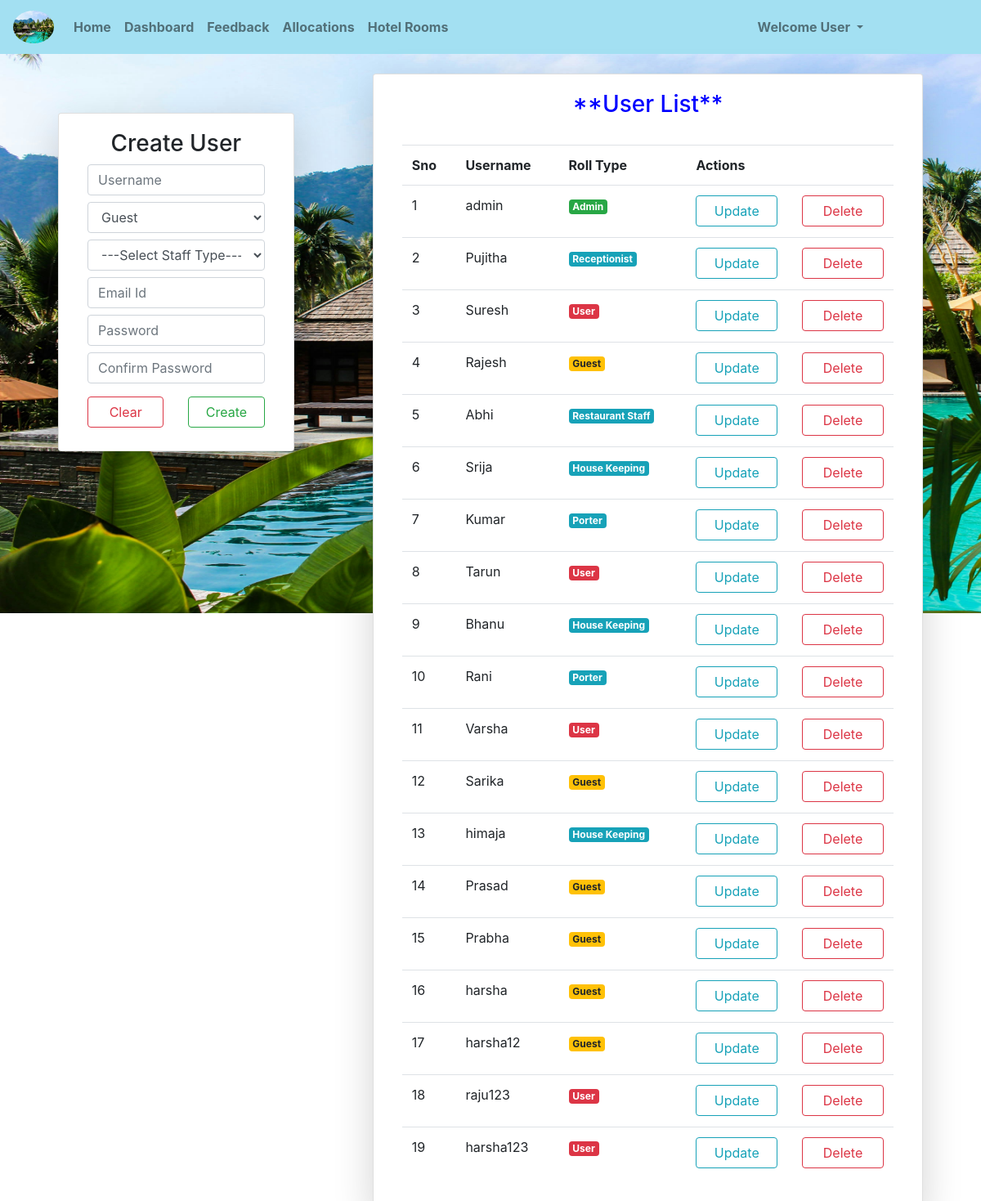
/userlist/ (signed in), run on the app's committed database.
### hmsapp/models.py (models this page shows)
class User(AbstractUser):
    gn=[
        ('0','---Select Gender---'),
        ('1','Female'),
        ('2','Male')
    ]
    ro1=[
        ('Guest','Guest'),
        ('User','User'),
        ('Staff','Staff'),
    ]
    ro2=[
        ('0','---Select Staff Type---'),
        ('Receptionist','Receptionist'),
        ('House Keeping','House Keeping'),
        ('Porter','Porter'),
        ('Restaurant Staff','Restaurant Staff'),
        ('User','User')
    ]
    cid=models.CharField(max_length=10,default="")
    gndr=models.CharField(choices=gn,default='0',max_length=10)
    role1=models.CharField(choices=ro1,default='Guest',max_length=10)
    role2=models.CharField(choices=ro2,default='0',max_length=20)
    mbl=models.CharField(max_length=10,default="")
    adrs=models.CharField(max_length=200,default="")
    pfimag=models.ImageField(upload_to='Profiles/',default='prof.png')
    dob=models.DateField(null=True,blank=True)
    pfupd=models.BooleanField(default=False)

### hmsapp/views.py (the view, shortened to what this page needs)
# urls.py: path('userlist/',userlist,name="usrl"),
def userlist(request):
    c=User.objects.all()
    n,m={},{}
    txt=""
    for j in n.values():
        for v in j.items():
            m[v[0]]=v[1]
    s=AdUserForm()
    print(txt)
    return render(request,'html/userlist.html',{'w':s,'p':m.items(),'k':c})

### hmsapp/forms.py
class AdUserForm(UserCreationForm):
    password1=forms.CharField(widget=forms.PasswordInput(attrs={"class":"form-control my-2","placeholder":"Password"}))
    password2=forms.CharField(widget=forms.PasswordInput(attrs={"class":"form-control my-2","placeholder":"Confirm Password"}))
    class Meta:
        model=User
        fields=["username","role1","role2","email"]
        widgets={
            "username":forms.TextInput(attrs={"class":"form-control my-2","placeholder":"Username"}),
            "role1":forms.Select(attrs={"class":"form-control mt-2"}),
            "role2":forms.Select(attrs={"class":"form-control my-2"}),
            "email":forms.EmailInput(attrs={"class":"form-control my-2","placeholder":"Email Id"}),
        }

### templates/html/userlist.html (shortened to what this page needs)
{% extends 'html/base.html' %}
{% block content %}
<div class="container-fluid mt-4">
    <div class="row m-2">
        {% if request.user.pfupd == 1 or request.user.is_superuser %}
        <div class="col-md-3 mx-auto card shadow-lg h-100 mt-5">
            <div class="card-body">
                <h3 style="text-align: center;">Create User</h3>
                <form method="POST">
                    {% for i in w %}
                        {{i}}
                    {% endfor %}
                    <div class="row">
                        <div class="col">
                            <input type="reset" value="Clear" class="form-control btn btn-outline-danger my-2">
                        </div>
                        <div class="col">
                            <input type="submit" value="Create" class="form-control btn btn-outline-success my-2">
                        </div>
                    </div>
                </form>
            </div>
        </div>
        <div class="col-md-7 mx-auto card shadow-lg h-100">
            <div class="card-body">
                <h3 style="text-align: center;color: blue;">**User List**</h3><br>
                <table class="table">
                    <tr>
                        <th>Sno</th>
                        <th>Username</th>
                        <th>Roll Type</th>
                        {% if request.user.role2 != 'Receptionist' %}
                        <th>Actions</th>
                        {% endif %}
                    </tr>
                    {% for j in k %}
                    <tr>
                        <td>{{forloop.counter}}</td>
                        <td>{{j.username}}</td>
                        <td>
                            {% if j.is_superuser %}
                                <p class="badge badge-success">Admin</p>
                            {% elif j.role1 == 'User' %}
                                <p class="badge badge-danger">User</p>
                            {% elif j.role1 == 'Staff' %}
                                <p class="badge badge-info">{{j.role2}}</p>
                            {% elif j.role1 == 'Guest' %}
                                <p class="badge badge-warning">Guest</p>
                            {% endif %}
                        </td>
                        {% if request.user.role2 != 'Receptionist' %}
                        <td>
                            <div class="row">
                                <div class="col">
                                    <a href="{% url 'upd' j.id %}" class="btn btn-outline-info form-control">Update</a>
                                </div>
                                <div class="col">
                                    <a href="{% url 'del' j.id %}" class="btn btn-outline-danger form-control">Delete</a>
                                </div>
                            </div>
                        </td>
                        {% endif %}
                    </tr>
                    {% endfor %}
                </table>
            </div>
        </div>
        {% else %}
            <p><strong>Welcome {{request.user}},</strong></p>
            <br>
            <p>Please update your profile!!</p>
        {% endif %}
    </div>
</div>
{% endblock %}

### templates/html/base.html (shortened to what this page needs)
{% load static %}
<!DOCTYPE html>
<html lang="en">
<head>
    <link rel="stylesheet" type="text/css" href="{% static 'css/bootstrap.min.css' %}">
</head>
<body>
    {% include 'html/navbar.html' %}
    {% block content %}
    {% endblock %}
</body>
</html>

### templates/html/navbar.html (shortened to what this page needs)
{% load static %}
<nav class="navbar navbar-expand-md navbar-light">
    <a class="navbar-brand" href="{% url 'hm' %}">
      <img src="{% static 'images/icons/homeimage.jpg' %}" class="rounded-circle" width="50px" height="40px"></a>
    <div class="collapse navbar-collapse" id="collapsibleNavbar">
      <ul class="navbar-nav">
        {% if not user.is_authenticated %}
        <li class="nav-item">
          <a class="nav-link {% if request.path == '/' %}active{% endif %}" href="{% url 'hm' %}"><b>Home</b></a>
        </li>
        <li class="nav-item">
          <a class="nav-link {% if request.path == '/about/' %}active{% endif %}" href="{% url 'abt' %}"><b>About</b></a>
        </li>
        <li class="nav-item">
          <a class="nav-link {% if request.path == '/contact/' %}active{% endif %}" href="{% url 'cnt' %}"><b>Contact</b></a>
        </li>
        <li class="nav-item">
          <a class="nav-link {% if request.path == '/mail/' %}active{% endif %}" href="{% url 'ml' %}"><b>Mail</b></a>
        </li>
        <li class="nav-item">
            <a class="nav-link {% if request.path == '/register/' %}active{% endif %}" href="{% url 'reg' %}"><b>Register</b></a>
        </li>
        {% else %}
        <li class="nav-item">
            <a class="nav-link {% if request.path == '/' %}active{% endif %}" href="{% url 'hm' %}"><b>Home</b></a>
        </li>
        {% if request.user.role1 == 'Guest' or request.user.role1 == 'User' or request.user.role1 == 'Guest' %}
        {% if not request.user.is_superuser and request.user.role1 == 'Guest' %}
        <li class="nav-item">
          <a class="nav-link {% if request.path == '/mail/' %}active{% endif %}" href="{% url 'ml' %}"><b>Mail</b></a>
        </li>
        <li class="nav-item">
          <a class="nav-link {% if request.path == '/prices/' %}active{% endif %}" href="{% url 'pr' %}"><b>Prices</b></a>
        </li>
        {% elif request.user.role1 == 'User' %}
        <li class="nav-item">
          <a class="nav-link {% if request.path == '/dashboard/' %}active{% endif %}" href="{% url 'dshbd' %}"><b>Dashboard</b></a>
        </li>
        <li class="nav-item">
          <a class="nav-link {% if request.path == '/feedback/' %}active{% endif %}" href="{% url 'fd' %}"><b>Feedback</b></a>
        </li>
        <li class="nav-item">
          <a class="nav-link {% if request.path == '/roomnum/' %}active{% endif %}" href="{% url 'rn' %}"><b>Allocations</b></a>
        </li>
        <li class="nav-item">
          <a class="nav-link {% if request.path == '/rooms/' %}active{% endif %}" href="{% url 'rmd' %}"><b>Hotel Rooms</b></a>
        </li>
        {% endif %}
        {% endif %}
      {% endif %}
      </ul>
      <ul class="navbar-nav ml-auto" style="margin-right:120px">
        {% if not user.is_authenticated %}
        <li class="nav-item">
          <a class="nav-link {% if request.path == '/login/' %}active{% endif %}" href="{% url 'log' %}"><b>Login</b></a>
        </li>
        {% else %}
        <div class="dropdown">
          <a class="nav-link dropdown-toggle" data-toggle="dropdown">
            <b>
              Welcome {% if user.is_superuser %}
                      Admin
                    {% else %}
                      {{request.user.role1}}
                    {% endif %}
            </b>
          </a>
        </div>
        {% endif %}
      </ul>
    </div>
</nav>

### data on the page
User: user.role1 "User", username "Suresh", is_superuser "User", role2 "Update"
User: username "admin", is_superuser "Admin"
User: username "Pujitha", role2 "Receptionist"
User: username "Rajesh", is_superuser "Guest"
User: username "Abhi", role2 "Restaurant Staff"
User: username "Srija", role2 "House Keeping"
User: username "Kumar", role2 "Porter"
User: username "Tarun", is_superuser "User"
User: username "Bhanu", role2 "House Keeping"
User: username "Rani", role2 "Porter"
User: username "Varsha", is_superuser "User"
User: username "Sarika", is_superuser "Guest"
User: username "himaja", role2 "House Keeping"
User: username "Prasad", is_superuser "Guest"
User: username "Prabha", is_superuser "Guest"
User: username "harsha", is_superuser "Guest"
User: username "harsha12", is_superuser "Guest"
User: username "raju123", is_superuser "User"
User: username "harsha123", is_superuser "User"
